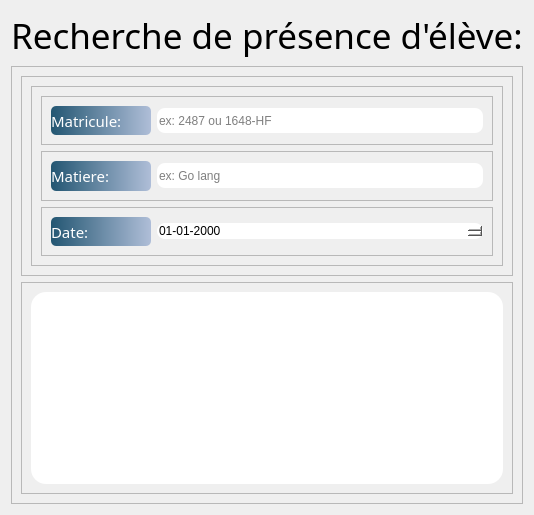
          <widget class="QWidget" name="tab_6">
           <attribute name="title">
            <string>Présences</string>
           </attribute>
           <layout class="QVBoxLayout" name="verticalLayout_38">
            <item>
             <widget class="QLabel" name="label_44">
              <property name="font">
               <font>
                <family>Quicksand Light</family>
                <pointsize>26</pointsize>
               </font>
              </property>
              <property name="styleSheet">
               <string notr="true">*{
background:none;
}</string>
              </property>
              <property name="text">
               <string>Recherche de présence d'élève:</string>
              </property>
             </widget>
            </item>
            <item>
             <widget class="QFrame" name="frame_67">
              <property name="frameShape">
               <enum>QFrame::StyledPanel</enum>
              </property>
              <property name="frameShadow">
               <enum>QFrame::Raised</enum>
              </property>
              <layout class="QVBoxLayout" name="verticalLayout_34">
               <item>
                <widget class="QFrame" name="frame_68">
                 <property name="maximumSize">
                  <size>
                   <width>16777215</width>
                   <height>200</height>
                  </size>
                 </property>
                 <property name="frameShape">
                  <enum>QFrame::StyledPanel</enum>
                 </property>
                 <property name="frameShadow">
                  <enum>QFrame::Raised</enum>
                 </property>
                 <layout class="QVBoxLayout" name="verticalLayout_35">
                  <item>
                   <widget class="QFrame" name="frame_85">
                    <property name="minimumSize">
                     <size>
                      <width>0</width>
                      <height>180</height>
                     </size>
                    </property>
                    <property name="maximumSize">
                     <size>
                      <width>500</width>
                      <height>180</height>
                     </size>
                    </property>
                    <property name="styleSheet">
                     <string notr="true">*{
background:none;
}</string>
                    </property>
                    <property name="frameShape">
                     <enum>QFrame::StyledPanel</enum>
                    </property>
                    <property name="frameShadow">
                     <enum>QFrame::Raised</enum>
                    </property>
                    <layout class="QVBoxLayout" name="verticalLayout_36">
                     <item>
                      <widget class="QFrame" name="frame_86">
                       <property name="frameShape">
                        <enum>QFrame::StyledPanel</enum>
                       </property>
                       <property name="frameShadow">
                        <enum>QFrame::Raised</enum>
                       </property>
                       <layout class="QHBoxLayout" name="horizontalLayout_77">
                        <item>
                         <widget class="QLabel" name="label_45">
                          <property name="minimumSize">
                           <size>
                            <width>100</width>
                            <height>0</height>
                           </size>
                          </property>
                          <property name="maximumSize">
                           <size>
                            <width>60</width>
                            <height>16777215</height>
                           </size>
                          </property>
                          <property name="font">
                           <font>
                            <family>Quicksand Light</family>
                            <pointsize>11</pointsize>
                           </font>
                          </property>
                          <property name="styleSheet">
                           <string notr="true">*{
background:qlineargradient(spread:pad, x1:0, y1:0, x2:1, y2:0, stop:0 rgba(35, 86, 114, 255), stop:1 rgba(175, 190, 216, 255));
border:0px;
border-radius:5px;
color: #FFF;
}</string>
                          </property>
                          <property name="text">
                           <string>Matricule:</string>
                          </property>
                         </widget>
                        </item>
                        <item>
                         <widget class="QLineEdit" name="input_matricule_recherche_ens_2">
                          <property name="minimumSize">
                           <size>
                            <width>0</width>
                            <height>25</height>
                           </size>
                          </property>
                          <property name="maximumSize">
                           <size>
                            <width>16777215</width>
                            <height>25</height>
                           </size>
                          </property>
                          <property name="styleSheet">
                           <string notr="true">*{
color: #000;
background:#FFF;
border-radius:8px;
}</string>
                          </property>
                          <property name="placeholderText">
                           <string>ex: 2487 ou 1648-HF</string>
                          </property>
                         </widget>
                        </item>
                       </layout>
                      </widget>
                     </item>
                     <item>
                      <widget class="QFrame" name="frame_87">
                       <property name="frameShape">
                        <enum>QFrame::StyledPanel</enum>
                       </property>
                       <property name="frameShadow">
                        <enum>QFrame::Raised</enum>
                       </property>
                       <layout class="QHBoxLayout" name="horizontalLayout_78">
                        <item>
                         <widget class="QLabel" name="label_46">
                          <property name="minimumSize">
                           <size>
                            <width>100</width>
                            <height>0</height>
                           </size>
                          </property>
                          <property name="maximumSize">
                           <size>
                            <width>100</width>
                            <height>16777215</height>
                           </size>
                          </property>
                          <property name="font">
                           <font>
                            <family>Quicksand Light</family>
                            <pointsize>11</pointsize>
                           </font>
                          </property>
                          <property name="styleSheet">
                           <string notr="true">*{
background:qlineargradient(spread:pad, x1:0, y1:0, x2:1, y2:0, stop:0 rgba(35, 86, 114, 255), stop:1 rgba(175, 190, 216, 255));
border:0px;
border-radius:5px;
color: #FFF;
}</string>
                          </property>
                          <property name="text">
                           <string>Matiere:</string>
                          </property>
                         </widget>
                        </item>
                        <item>
                         <widget class="QLineEdit" name="input_matiere_recherche_ens_2">
                          <property name="minimumSize">
                           <size>
                            <width>0</width>
                            <height>25</height>
                           </size>
                          </property>
                          <property name="maximumSize">
                           <size>
                            <width>16777215</width>
                            <height>25</height>
                           </size>
                          </property>
                          <property name="styleSheet">
                           <string notr="true">*{
color: #000;
background:#FFF;
border-radius:8px;
}</string>
                          </property>
                          <property name="placeholderText">
                           <string>ex: Go lang</string>
                          </property>
                         </widget>
                        </item>
                       </layout>
                      </widget>
                     </item>
                     <item>
                      <widget class="QFrame" name="frame_88">
                       <property name="minimumSize">
                        <size>
                         <width>0</width>
                         <height>30</height>
                        </size>
                       </property>
                       <property name="frameShape">
                        <enum>QFrame::StyledPanel</enum>
                       </property>
                       <property name="frameShadow">
                        <enum>QFrame::Raised</enum>
                       </property>
                       <layout class="QHBoxLayout" name="horizontalLayout_79">
                        <item>
                         <widget class="QLabel" name="label_47">
                          <property name="minimumSize">
                           <size>
                            <width>100</width>
                            <height>25</height>
                           </size>
                          </property>
                          <property name="maximumSize">
                           <size>
                            <width>100</width>
                            <height>16777215</height>
                           </size>
                          </property>
                          <property name="font">
                           <font>
                            <family>Quicksand Light</family>
                            <pointsize>11</pointsize>
                           </font>
                          </property>
                          <property name="styleSheet">
                           <string notr="true">*{
background:qlineargradient(spread:pad, x1:0, y1:0, x2:1, y2:0, stop:0 rgba(35, 86, 114, 255), stop:1 rgba(175, 190, 216, 255));
border:0px;
border-radius:5px;
color: #FFF;
}</string>
                          </property>
                          <property name="text">
                           <string>Date:</string>
                          </property>
                         </widget>
                        </item>
                        <item>
                         <widget class="QDateEdit" name="input_date_recherche_ens_2">
                          <property name="styleSheet">
                           <string notr="true">*{
background: #FFF;
border-radius:8px;
color: #000;
}</string>
                          </property>
                          <property name="dateTime">
                           <datetime>
                            <hour>0</hour>
                            <minute>0</minute>
                            <second>0</second>
                            <year>2000</year>
                            <month>1</month>
                            <day>1</day>
                           </datetime>
                          </property>
                          <property name="displayFormat">
                           <string>dd-MM-yyyy</string>
                          </property>
                         </widget>
                        </item>
                       </layout>
                      </widget>
                     </item>
                    </layout>
                   </widget>
                  </item>
                 </layout>
                </widget>
               </item>
               <item>
                <widget class="QFrame" name="frame_89">
                 <property name="frameShape">
                  <enum>QFrame::StyledPanel</enum>
                 </property>
                 <property name="frameShadow">
                  <enum>QFrame::Raised</enum>
                 </property>
                 <layout class="QVBoxLayout" name="verticalLayout_37">
                  <item>
                   <widget class="QTableView" name="tableViewRecherche_ens_2">
                    <property name="maximumSize">
                     <size>
                      <width>800</width>
                      <height>320</height>
                     </size>
                    </property>
                    <property name="styleSheet">
                     <string notr="true">*{
color:#000;
background:#FFF;
border-radius:15px;
}</string>
                    </property>
                   </widget>
                  </item>
                 </layout>
                </widget>
               </item>
              </layout>
             </widget>
            </item>
           </layout>
          </widget>
